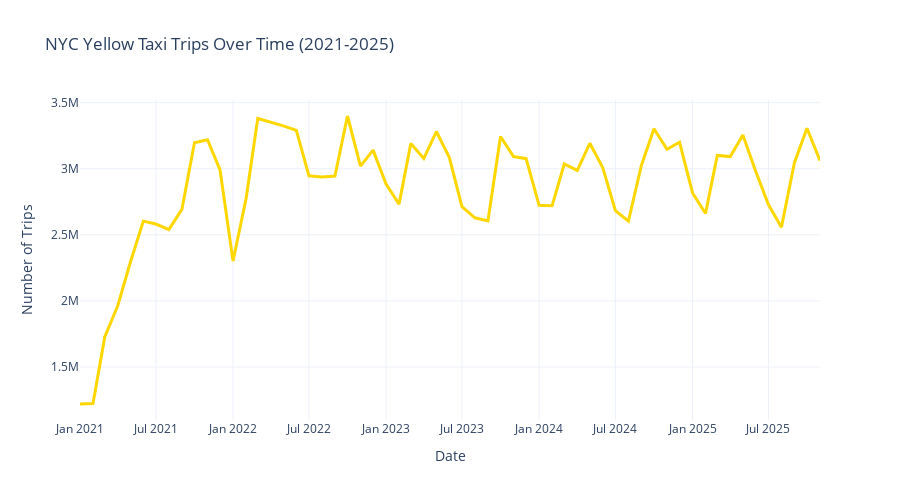

This figure's notebook cell:
### Markdown cell above
## 1. Trip Count Over Time

### Code cell
fig = px.line(
    df_pd,
    x='date',
    y='trip_count',
    title='NYC Yellow Taxi Trips Over Time (2021-2025)',
    labels={'date': 'Date', 'trip_count': 'Number of Trips'},
    template='plotly_white'
)
fig.update_traces(line_color='#FFD700', line_width=3)
fig.update_layout(
    hovermode='x unified',
    font=dict(size=12),
    height=500,
    showlegend=False
)
fig.show()

fig.write_html('outputs/trips_over_time.html')
print('✓ Saved: trips_over_time.html')
